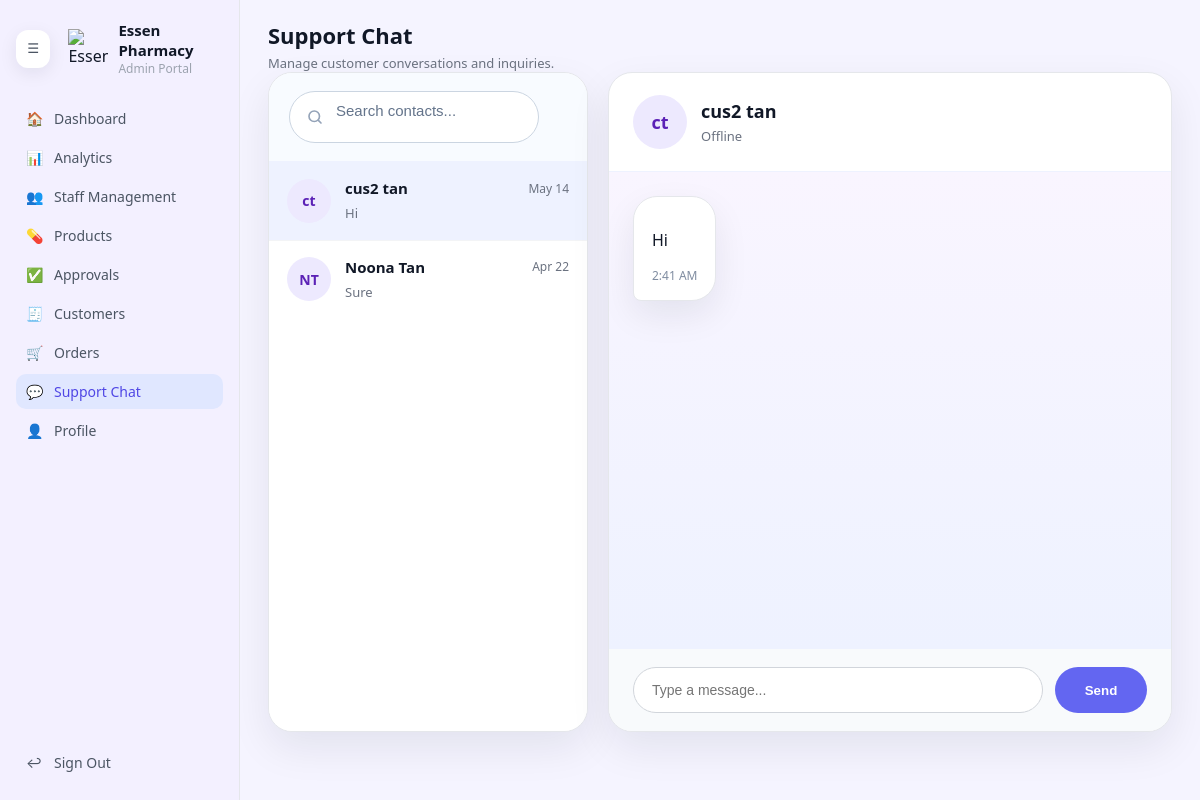
/admin/support-chat.php (signed in), run on the app's committed database.
### tables this page shows
CREATE TABLE `customers` (
  `customer_id` int(10) UNSIGNED NOT NULL,
  `user_id` int(10) UNSIGNED DEFAULT NULL,
  `customer_code` varchar(20) NOT NULL,
  `name` varchar(150) NOT NULL,
  `email` varchar(150) NOT NULL,
  `phone` varchar(40) DEFAULT NULL,
  `address` varchar(255) DEFAULT NULL,
  `join_date` date NOT NULL DEFAULT curdate(),
  `status` enum('active','inactive') NOT NULL DEFAULT 'active',
  `created_at` timestamp NULL DEFAULT current_timestamp(),
  `updated_at` timestamp NULL DEFAULT current_timestamp() ON UPDATE current_timestamp()
);

CREATE TABLE `support_chat` (
  `chat_id` int(10) UNSIGNED NOT NULL,
  `customer_id` int(10) UNSIGNED NOT NULL,
  `sender` enum('admin','customer') NOT NULL,
  `message` text NOT NULL,
  `created_at` timestamp NOT NULL DEFAULT current_timestamp(),
  `is_read` tinyint(1) NOT NULL DEFAULT 0
);

### admin/support-chat.php (the view, shortened to what this page needs)
<?php
require_once __DIR__ . '/../db.php';
$createContactsSql = <<<SQL
CREATE TABLE IF NOT EXISTS `support_chat` (
  `chat_id` int(10) UNSIGNED NOT NULL AUTO_INCREMENT,
  `customer_id` int(10) UNSIGNED NOT NULL,
  `sender` enum('admin','customer') NOT NULL,
  `message` text NOT NULL,
  `created_at` datetime NOT NULL DEFAULT current_timestamp(),
  `is_read` tinyint(1) NOT NULL DEFAULT 0,
  PRIMARY KEY (`chat_id`),
  KEY `idx_support_customer` (`customer_id`),
  CONSTRAINT `fk_support_customer` FOREIGN KEY (`customer_id`) REFERENCES `customers` (`customer_id`) ON DELETE CASCADE
) ENGINE=InnoDB DEFAULT CHARSET=utf8mb4 COLLATE=utf8mb4_unicode_ci;
SQL;
$conn->query($createContactsSql);
function escape(string $value): string
{
    return htmlspecialchars($value, ENT_QUOTES, 'UTF-8');
}
function formatRelativeTime(string $datetime): string
{
    $timestamp = strtotime($datetime);
    $diff = time() - $timestamp;
    return date('M j', $timestamp);
}
function formatTime(string $datetime): string
{
    $timestamp = strtotime($datetime);
    return date('g:i A', $timestamp);
}
$searchQuery = trim($_GET['search'] ?? '');
$selectedContactId = intval($_GET['contact_id'] ?? 0);
$contacts = [];
$contactQuery = "SELECT c.customer_id, c.name,
    (SELECT message FROM support_chat WHERE customer_id = c.customer_id ORDER BY created_at DESC LIMIT 1) AS last_message,
    (SELECT created_at FROM support_chat WHERE customer_id = c.customer_id ORDER BY created_at DESC LIMIT 1) AS last_active,
    (SELECT COUNT(*) FROM support_chat WHERE customer_id = c.customer_id AND sender = 'customer' AND is_read = 0) AS unread_count
    FROM customers c
    WHERE EXISTS (SELECT 1 FROM support_chat s WHERE s.customer_id = c.customer_id)";
$contactQuery .= ' ORDER BY last_active DESC';
$stmt = $conn->prepare($contactQuery);
if ($stmt) {
    $stmt->execute();
    $result = $stmt->get_result();
    while ($row = $result->fetch_assoc()) {
        $contacts[] = $row;
    }
}
$selectedContact = null;
if ($selectedContact === null && count($contacts) > 0) {
    $selectedContact = $contacts[0];
    $selectedContactId = intval($contacts[0]['customer_id']);
}
$messages = [];
if ($selectedContact !== null) {
    $messageStmt = $conn->prepare(
        'SELECT chat_id, sender, message, created_at FROM support_chat WHERE customer_id = ? ORDER BY created_at ASC'
    );
    if ($messageStmt) {
        $messageStmt->bind_param('i', $selectedContactId);
        $messageStmt->execute();
        $messageResult = $messageStmt->get_result();
        while ($row = $messageResult->fetch_assoc()) {
            $messages[] = $row;
        }
    }
}
function isContactOnline(string $lastActive): bool
{
    $timestamp = strtotime($lastActive);
    return (time() - $timestamp) < 600;
}
?>
<!DOCTYPE html>
<html lang="en">
<head>
    <link rel="stylesheet" href="css/admin-dashboard.css">
    <link rel="stylesheet" href="css/admin-chat.css">
</head>
<body>
<div class="admin-layout">
    <aside class="sidebar">
        <div class="sidebar-header">
            <button type="button" id="sidebarToggle" class="sidebar-toggle" aria-pressed="false" aria-label="Toggle sidebar">☰</button>
            <div class="logo-circle">
                <img src="../logo-transparent.png" alt="Essen Pharmacy" class="logo-image">
            </div>
            <div class="sidebar-brand">
                <div class="brand-title">Essen Pharmacy</div>
                <div class="brand-subtitle">Admin Portal</div>
            </div>
        </div>
        <nav class="sidebar-nav">
            <a href="dashboard.php" class="nav-item">
                <span class="nav-icon">🏠</span>
                <span class="nav-label">Dashboard</span>
            </a>
            <a href="analytics.php" class="nav-item">
                <span class="nav-icon">📊</span>
                <span class="nav-label">Analytics</span>
            </a>
            <a href="staff.php" class="nav-item">
                <span class="nav-icon">👥</span>
                <span class="nav-label">Staff Management</span>
            </a>
            <a href="products.php" class="nav-item">
                <span class="nav-icon">💊</span>
                <span class="nav-label">Products</span>
            </a>
            <a href="approvals.php" class="nav-item">
                <span class="nav-icon">✅</span>
                <span class="nav-label">Approvals</span>
            </a>
            <a href="customers.php" class="nav-item">
                <span class="nav-icon">🧾</span>
                <span class="nav-label">Customers</span>
            </a>
            <a href="orders.php" class="nav-item">
                <span class="nav-icon">🛒</span>
                <span class="nav-label">Orders</span>
            </a>
            <a href="support-chat.php" class="nav-item active">
                <span class="nav-icon">💬</span>
                <span class="nav-label">Support Chat</span>
            </a>
            <a href="profile.php" class="nav-item">
                <span class="nav-icon">👤</span>
                <span class="nav-label">Profile</span>
            </a>
        </nav>
        <div class="sidebar-footer">
            <a href="../logout.php" class="nav-item">
                <span class="nav-icon">↩</span>
                <span class="nav-label">Sign Out</span>
            </a>
        </div>
    </aside>
    <main class="main-content">
        <header class="main-header">
            <div>
                <h1>Support Chat</h1>
                <p>Manage customer conversations and inquiries.</p>
            </div>
        </header>
        <section class="support-chat-page">
            <div class="chat-shell">
                <div class="contact-panel">
                    <div class="search-bar">
                        <form method="get" action="support-chat.php" class="search-form">
                            <input
                                type="text"
                                name="search"
                                value="<?php echo escape($searchQuery); ?>"
                                placeholder="Search contacts..."
                                aria-label="Search contacts"
                            />
                        </form>
                    </div>
                    <div class="contacts-list">
                        <?php if (count($contacts) === 0): ?>
                            <div class="empty-state">
                                No conversations found.
                            </div>
                        <?php else: ?>
                            <?php foreach ($contacts as $contact): ?>
                                <?php $isSelected = $selectedContact && intval($contact['customer_id']) === intval($selectedContact['customer_id']); ?>
                                <a
                                    href="support-chat.php?contact_id=<?php echo intval($contact['customer_id']); ?>&search=<?php echo urlencode($searchQuery); ?>"
                                    class="contact-item<?php echo $isSelected ? ' selected' : ''; ?>"
                                >
                                    <div class="avatar-pill">
                                        <?php echo implode('', array_map(fn($namePart) => $namePart[0], explode(' ', $contact['name']))); ?>
                                    </div>
                                    <div class="contact-summary">
                                        <div class="contact-meta-row">
                                            <span class="contact-name"><?php echo escape($contact['name']); ?></span>
                                            <span class="contact-time"><?php echo escape(formatRelativeTime($contact['last_active'] ?: '')); ?></span>
                                        </div>
                                        <p class="contact-preview"><?php echo escape($contact['last_message'] ?? 'No messages yet'); ?></p>
                                    </div>
                                </a>
                            <?php endforeach; ?>
                        <?php endif; ?>
                    </div>
                </div>
                <div class="chat-panel">
                    <?php if ($selectedContact !== null): ?>
                        <div class="chat-header">
                            <div class="avatar-pill large">
                                <?php echo implode('', array_map(fn($namePart) => $namePart[0], explode(' ', $selectedContact['name']))); ?>
                            </div>
                            <div>
                                <div class="chat-title"><?php echo escape($selectedContact['name']); ?></div>
                                <div class="chat-subtitle"><?php echo isContactOnline($selectedContact['last_active']) ? 'Online' : 'Offline'; ?></div>
                            </div>
                        </div>
                        <div class="chat-body">
                            <?php if (count($messages) === 0): ?>
                                <div class="empty-state">
                                    No messages yet. Send the first response.
                                </div>
                            <?php else: ?>
                                <?php foreach ($messages as $message): ?>
                                    <?php $fromContact = $message['sender'] === 'customer'; ?>
                                    <div class="message-row <?php echo $fromContact ? 'contact' : 'admin'; ?>">
                                        <div class="msg-bubble <?php echo $fromContact ? 'contact' : 'admin'; ?>">
                                            <p><?php echo escape($message['message']); ?></p>
                                            <div class="message-time"><?php echo escape(formatTime($message['created_at'])); ?></div>
                                        </div>
                                    </div>
                                <?php endforeach; ?>
                            <?php endif; ?>
                        </div>
                        <form method="post" class="composer">
                            <input type="text" name="message" placeholder="Type a message..." autocomplete="off" />
                            <button type="submit">Send</button>
                        </form>
                    <?php else: ?>
                        <div class="empty-state full-height">
                            Select a conversation to start chatting.
                        </div>
                    <?php endif; ?>
                </div>
            </div>
        </section>
    </main>
</div>
</body>
</html>

### admin/css/admin-dashboard.css (style rules this page uses)
body { margin: 0; font-family: system-ui, -apple-system, BlinkMacSystemFont, "Segoe UI", sans-serif; background-color: #f5f4ff; color: #111827; }
.admin-layout { display: grid; grid-template-columns: 240px minmax(0, 1fr); min-height: 100vh; }
.sidebar { position: sticky; top: 0; height: 100vh; overflow-y: auto; background-color: #f3f0ff; border-right: 1px solid #e5e7eb; display: flex; flex-direction: column; padding: 20px 16px; box-sizing: border-box; min-width: 240px; transition: width 0.2s ease, padding 0.2s ease; }
.sidebar-header { display: flex; align-items: center; gap: 10px; margin-bottom: 24px; }
.logo-circle { width: 40px; height: 40px; border-radius: 0; display: flex; align-items: center; justify-content: center; background: transparent; color: inherit; overflow: visible; }
.logo-image { width: 40px; height: 40px; max-width: 40px; max-height: 40px; display: block; object-fit: contain; }
.sidebar-toggle { display: inline-flex; align-items: center; justify-content: center; width: 38px; height: 38px; border: none; border-radius: 12px; background: #ffffff; color: #4b5563; cursor: pointer; box-shadow: 0 5px 18px rgba(15, 23, 42, 0.08); transition: background 0.2s ease, transform 0.2s ease; margin-right: 8px; }
.sidebar-brand .brand-title { font-size: 15px; font-weight: 600; }
.sidebar-brand .brand-subtitle { font-size: 12px; color: #9ca3af; }
.sidebar-nav { flex: 1; display: flex; flex-direction: column; gap: 4px; }
.nav-item { display: flex; align-items: center; gap: 10px; padding: 8px 10px; border-radius: 10px; text-decoration: none; color: #4b5563; font-size: 14px; }
.nav-item .nav-icon { width: 18px; }
.nav-item.active { background-color: #e0e7ff; color: #4f46e5; }
.sidebar-footer { margin-top: auto; }
.main-content { padding: 20px 28px 28px; box-sizing: border-box; }
.main-header h1 { margin: 0 0 4px; font-size: 22px; }
.main-header p { margin: 0; font-size: 13px; color: #6b7280; }

### data on the page
customers: name "ct", name "cus2 tan", last_active "May 14", last_message "Hi"
customers: name "NT", name "Noona Tan", last_active "Apr 22", last_message "Sure"
support_chat: message "Hi", created_at "2:41 AM"
